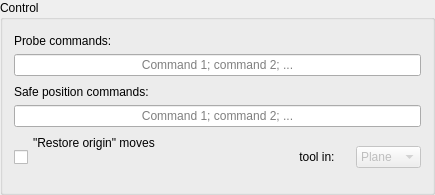
                                        <widget class="GroupBox" name="groupBox_2">
                                            <property name="title">
                                                <string>Control</string>
                                            </property>
                                            <layout class="QVBoxLayout" name="verticalLayout_9">
                                                <item>
                                                    <widget class="QLabel" name="label_17">
                                                        <property name="styleSheet">
                                                            <string notr="true">padding-top: 3;</string>
                                                        </property>
                                                        <property name="text">
                                                            <string>Probe commands:</string>
                                                        </property>
                                                        <property name="indent">
                                                            <number>0</number>
                                                        </property>
                                                    </widget>
                                                </item>
                                                <item>
                                                    <widget class="QLineEdit" name="txtTouchCommand">
                                                        <property name="alignment">
                                                            <set>Qt::AlignCenter</set>
                                                        </property>
                                                        <property name="placeholderText">
                                                            <string>Command 1; command 2; ...</string>
                                                        </property>
                                                    </widget>
                                                </item>
                                                <item>
                                                    <widget class="QLabel" name="label_33">
                                                        <property name="styleSheet">
                                                            <string notr="true">padding-top: 3;</string>
                                                        </property>
                                                        <property name="text">
                                                            <string>Safe position commands:</string>
                                                        </property>
                                                        <property name="indent">
                                                            <number>0</number>
                                                        </property>
                                                    </widget>
                                                </item>
                                                <item>
                                                    <widget class="QLineEdit" name="txtSafeCommand">
                                                        <property name="alignment">
                                                            <set>Qt::AlignCenter</set>
                                                        </property>
                                                        <property name="placeholderText">
                                                            <string>Command 1; command 2; ...</string>
                                                        </property>
                                                    </widget>
                                                </item>
                                                <item>
                                                    <layout class="QGridLayout" name="gridLayout_4"
                                                            columnstretch="0,1,2">
                                                        <item row="3" column="0">
                                                            <layout class="QHBoxLayout" name="horizontalLayout_8">
                                                                <item>
                                                                    <widget class="QCheckBox" name="chkMoveOnRestore">
                                                                        <property name="sizePolicy">
                                                                            <sizepolicy hsizetype="Maximum"
                                                                                        vsizetype="Fixed">
                                                                                <horstretch>0</horstretch>
                                                                                <verstretch>0</verstretch>
                                                                            </sizepolicy>
                                                                        </property>
                                                                        <property name="text">
                                                                            <string>&quot;Restore origin&quot; moves
                                                                                tool in:
                                                                            </string>
                                                                        </property>
                                                                    </widget>
                                                                </item>
                                                            </layout>
                                                        </item>
                                                        <item row="3" column="2">
                                                            <widget class="QComboBox" name="cboRestoreMode">
                                                                <property name="enabled">
                                                                    <bool>false</bool>
                                                                </property>
                                                                <item>
                                                                    <property name="text">
                                                                        <string>Plane</string>
                                                                    </property>
                                                                </item>
                                                                <item>
                                                                    <property name="text">
                                                                        <string>Space</string>
                                                                    </property>
                                                                </item>
                                                            </widget>
                                                        </item>
                                                        <item row="3" column="1">
                                                            <spacer name="horizontalSpacer_16">
                                                                <property name="orientation">
                                                                    <enum>Qt::Horizontal</enum>
                                                                </property>
                                                                <property name="sizeType">
                                                                    <enum>QSizePolicy::Fixed</enum>
                                                                </property>
                                                                <property name="sizeHint" stdset="0">
                                                                    <size>
                                                                        <width>9</width>
                                                                        <height>20</height>
                                                                    </size>
                                                                </property>
                                                            </spacer>
                                                        </item>
                                                    </layout>
                                                </item>
                                            </layout>
                                        </widget>
